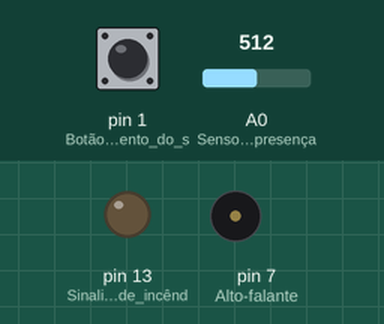
The sketch below on a simulated Arduino Uno, built with avr-gcc and run on an emulated ATmega328P. Shown: output pins drawn as LEDs (lit = HIGH), buzzer (waves = sounding). Inputs (shaded band) come from the test bench; at power-on: pin 1 (Botão_de_acionamento_do_s) LOW, A0 (Sensor_de_presença) = 512.

Above: at 1.2 s.
1.3 s: pin 1 (Botão_de_acionamento_do_s) pulled HIGH for 0.15 s
At 1.9 s:
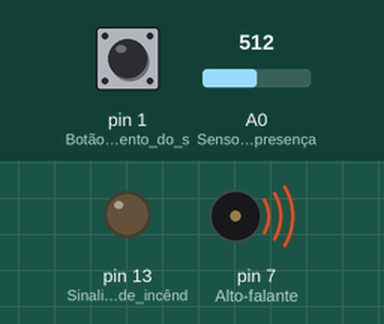
Timing chart, 0 to 10.4 s (numbered marks = the images above; inputs shaded):
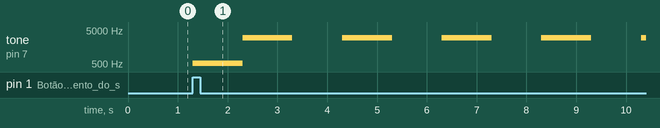

The sketch:

sensor_de_presen_a_e_princ_pio_de_inc_ndio1.ino
```cpp
// C++ code
//
int i = 0;

int counter;

void setup()
{
  pinMode(1, INPUT);// Botão de acionamento do sistema de segurança
  pinMode(A1, INPUT);// Sensor de temperatura
  pinMode(7, OUTPUT); // Alto-falante/alarme
  pinMode(LED_BUILTIN, OUTPUT); // Sinalização LED de incêndio
  pinMode(A0, INPUT); //Sensor de presença
}

void loop()
{
  if (digitalRead(1) == 1) {
    if ((-40 + 0.488155 * (analogRead(A1) - 20)) > 40) {
      tone(7, 523, 1000); // Toque de 60Hz (C5 = 523 Hz)
      digitalWrite(LED_BUILTIN, HIGH);
      delay(1); // Aguarda por 1 milisegundo(s)
      digitalWrite(LED_BUILTIN, LOW);
      delay(1000); // Aguarda por 1000 milisegundos(s)
    }
    if (analogRead(A0) > 0) {
      while (!(analogRead(A0) == 0)) {
        for (counter = 0; counter < 5; ++counter) { //O toque se repete por 5 vezes com intervalo de 2s
          tone(7, 2960, 1000); // Toque de 90Hz (F#7 = 2960 Hz)
          delay(1000); // Aguarda por 1000 milisegundos(s)
          noTone(7);
          delay(1000); // Aguarda por 1000 milisegundos(s)
        }
        delay(2000); // Aguarda por 2000 milisegundos(s)
      }
    }
  }
}
```

Measured:
- after the input at 1.3 s, tone on pin 7 (Alto-falante): silent → 523 Hz at once, then repeats every 2.0 s: 2960 Hz 1.0 s, silent 1.0 s
